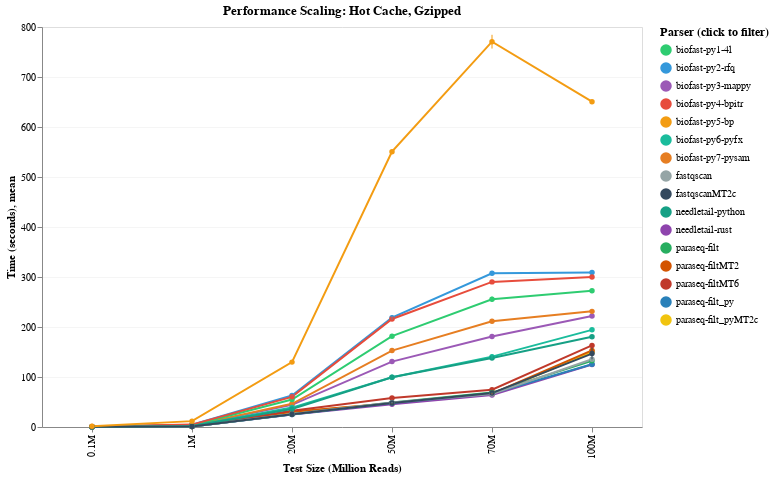

Notebook code for this chart:
### Code cell
# Plot scaling for hot cache, gzipped files
chart = plot_test_size_scaling(all_data, cache_type='hot', file_format='gz')
if chart:
    display(chart)
else:
    print("Not enough data for hot cache gzipped scaling analysis")

### Figure 1 — Vega-Lite specification as saved in the notebook (floating-point values rounded to 4 significant figures)
{"config": {"view": {"continuousWidth": 300, "continuousHeight": 300}, "axis": {"gridOpacity": 0.3}, "legend": {"labelFontSize": 10, "orient": "right", "titleFontSize": 12}}, "layer": [{"mark": {"type": "line", "point": true, "strokeWidth": 2}, "encoding": {"color": {"field": "command", "legend": {"title": "Parser (click to filter)"}, "scale": {"domain": ["biofast-py1-4l", "biofast-py2-rfq", "biofast-py3-mappy", "biofast-py4-bpitr", "biofast-py5-bp", "biofast-py6-pyfx", "biofast-py7-pysam", "fastqscan", "fastqscanMT2c", "needletail-python", "needletail-rust", "paraseq-filt", "paraseq-filtMT2", "paraseq-filtMT6", "paraseq-filt_py", "paraseq-filt_pyMT2c"], "range": ["#2ecc71", "#3498db", "#9b59b6", "#e74c3c", "#f39c12", "#1abc9c", "#e67e22", "#95a5a6", "#34495e", "#16a085", "#8e44ad", "#27ae60", "#d35400", "#c0392b", "#2980b9", "#f1c40f"]}, "type": "nominal"}, "opacity": {"condition": {"param": "size_scaling_sel", "value": 1}, "value": 0.2}, "tooltip": [{"field": "command", "title": "Parser", "type": "nominal"}, {"field": "size_display", "title": "Test Size", "type": "nominal"}, {"field": "mean", "format": ".3f", "title": "Mean", "type": "quantitative"}, {"field": "stddev", "format": ".3f", "title": "Std Dev", "type": "quantitative"}], "x": {"field": "size_display", "sort": ["0.1M", "1M", "20M", "50M", "70M", "100M"], "title": "Test Size (Million Reads)", "type": "nominal"}, "y": {"field": "mean", "title": "Time (seconds)", "type": "quantitative"}}, "name": "view_7dc0ed53d3efd801_0"}, {"mark": {"type": "errorbar", "extent": "stdev"}, "encoding": {"color": {"field": "command", "legend": {"title": "Parser (click to filter)"}, "scale": {"domain": ["biofast-py1-4l", "biofast-py2-rfq", "biofast-py3-mappy", "biofast-py4-bpitr", "biofast-py5-bp", "biofast-py6-pyfx", "biofast-py7-pysam", "fastqscan", "fastqscanMT2c", "needletail-python", "needletail-rust", "paraseq-filt", "paraseq-filtMT2", "paraseq-filtMT6", "paraseq-filt_py", "paraseq-filt_pyMT2c"], "range": ["#2ecc71", "#3498db", "#9b59b6", "#e74c3c", "#f39c12", "#1abc9c", "#e67e22", "#95a5a6", "#34495e", "#16a085", "#8e44ad", "#27ae60", "#d35400", "#c0392b", "#2980b9", "#f1c40f"]}, "type": "nominal"}, "opacity": {"condition": {"param": "size_scaling_sel", "value": 1}, "value": 0.2}, "x": {"field": "size_display", "sort": ["0.1M", "1M", "20M", "50M", "70M", "100M"], "title": "Test Size (Million Reads)", "type": "nominal"}, "y": {"field": "mean", "type": "quantitative"}, "yError": {"field": "stddev"}}}], "data": {"name": "data-27fa0ff0bd8bac49514e297762146009"}, "height": 400, "params": [{"name": "size_scaling_sel", "select": {"type": "point", "fields": ["command"]}, "bind": "legend", "views": ["view_7dc0ed53d3efd801_0"]}], "title": "Performance Scaling: Hot Cache, Gzipped", "width": 600, "$schema": "https://vega.github.io/schema/vega-lite/v6.1.0.json", "datasets": {"data-27fa0ff0bd8bac49514e297762146009": [{"size_value": 0.1, "size_display": "0.1M", "command": "biofast-py2-rfq", "mean": 0.518, "stddev": 0.01084}, {"size_value": 0.1, "size_display": "0.1M", "command": "paraseq-filt_pyMT2c", "mean": 0.1841, "stddev": 0.007395}, {"size_value": 0.1, "size_display": "0.1M", "command": "paraseq-filtMT2", "mean": 0.1018, "stddev": 0.0005582}, {"size_value": 0.1, "size_display": "0.1M", "command": "needletail-rust", "mean": 0.09739, "stddev": 0.0006017}, {"size_value": 0.1, "size_display": "0.1M", "command": "paraseq-filtMT6", "mean": 0.1195, "stddev": 0.004787}, {"size_value": 0.1, "size_display": "0.1M", "command": "biofast-py3-mappy", "mean": 0.4122, "stddev": 0.01021}, {"size_value": 0.1, "size_display": "0.1M", "command": "biofast-py7-pysam", "mean": 0.566, "stddev": 0.01527}, {"size_value": 0.1, "size_display": "0.1M", "command": "biofast-py1-4l", "mean": 0.4519, "stddev": 0.0128}, {"size_value": 0.1, "size_display": "0.1M", "command": "biofast-py6-pyfx", "mean": 0.3474, "stddev": 0.007453}, {"size_value": 0.1, "size_display": "0.1M", "command": "paraseq-filt_py", "mean": 0.1865, "stddev": 0.01026}, {"size_value": 0.1, "size_display": "0.1M", "command": "paraseq-filt", "mean": 0.1032, "stddev": 0.0003946}, {"size_value": 0.1, "size_display": "0.1M", "command": "biofast-py4-bpitr", "mean": 1.004, "stddev": 0.02104}, {"size_value": 0.1, "size_display": "0.1M", "command": "fastqscan", "mean": 0.2755, "stddev": 0.00286}, {"size_value": 0.1, "size_display": "0.1M", "command": "needletail-python", "mean": 0.2702, "stddev": 0.01149}, {"size_value": 0.1, "size_display": "0.1M", "command": "fastqscanMT2c", "mean": 0.2838, "stddev": 0.006309}, {"size_value": 0.1, "size_display": "0.1M", "command": "biofast-py5-bp", "mean": 1.671, "stddev": 0.002938}, {"size_value": 100.0, "size_display": "100M", "command": "biofast-py2-rfq", "mean": 309.2, "stddev": 1.859}, {"size_value": 100.0, "size_display": "100M", "command": "paraseq-filt_pyMT2c", "mean": 150.0, "stddev": 0.1651}, {"size_value": 100.0, "size_display": "100M", "command": "paraseq-filtMT2", "mean": 153.2, "stddev": 0.556}, {"size_value": 100.0, "size_display": "100M", "command": "needletail-rust", "mean": 125.2, "stddev": 0.2211}, {"size_value": 100.0, "size_display": "100M", "command": "paraseq-filtMT6", "mean": 163.2, "stddev": 0.8408}, {"size_value": 100.0, "size_display": "100M", "command": "biofast-py3-mappy", "mean": 222.0, "stddev": 1.827}, {"size_value": 100.0, "size_display": "100M", "command": "biofast-py7-pysam", "mean": 231.3, "stddev": 1.088}, {"size_value": 100.0, "size_display": "100M", "command": "biofast-py1-4l", "mean": 272.6, "stddev": 0.2217}, {"size_value": 100.0, "size_display": "100M", "command": "biofast-py6-pyfx", "mean": 194.3, "stddev": 2.935}, {"size_value": 100.0, "size_display": "100M", "command": "paraseq-filt_py", "mean": 125.3, "stddev": 0.063}, {"size_value": 100.0, "size_display": "100M", "command": "paraseq-filt", "mean": 132.3, "stddev": 0.5105}, {"size_value": 100.0, "size_display": "100M", "command": "biofast-py4-bpitr", "mean": 300.2, "stddev": 1.164}, {"size_value": 100.0, "size_display": "100M", "command": "fastqscan", "mean": 135.4, "stddev": 0.3113}, {"size_value": 100.0, "size_display": "100M", "command": "needletail-python", "mean": 180.7, "stddev": 1.73}, {"size_value": 100.0, "size_display": "100M", "command": "fastqscanMT2c", "mean": 146.8, "stddev": 11.49}, {"size_value": 100.0, "size_display": "100M", "command": "biofast-py5-bp", "mean": 650.6, "stddev": 2.624}, {"size_value": 1.0, "size_display": "1M", "command": "biofast-py2-rfq", "mean": 4.39, "stddev": 0.07474}, {"size_value": 1.0, "size_display": "1M", "command": "paraseq-filt_pyMT2c", "mean": 1.04, "stddev": 0.0009478}, {"size_value": 1.0, "size_display": "1M", "command": "paraseq-filtMT2", "mean": 0.9478, "stddev": 0.001766}, {"size_value": 1.0, "size_display": "1M", "command": "needletail-rust", "mean": 0.9178, "stddev": 0.002069}, {"size_value": 1.0, "size_display": "1M", "command": "paraseq-filtMT6", "mean": 1.17, "stddev": 0.005317}, {"size_value": 1.0, "size_display": "1M", "command": "biofast-py3-mappy", "mean": 2.778, "stddev": 0.02336}, {"size_value": 1.0, "size_display": "1M", "command": "biofast-py7-pysam", "mean": 3.258, "stddev": 0.04264}, {"size_value": 1.0, "size_display": "1M", "command": "biofast-py1-4l", "mean": 3.685, "stddev": 0.03383}, {"size_value": 1.0, "size_display": "1M", "command": "biofast-py6-pyfx", "mean": 2.147, "stddev": 0.04279}, {"size_value": 1.0, "size_display": "1M", "command": "paraseq-filt_py", "mean": 1.059, "stddev": 0.002818}, {"size_value": 1.0, "size_display": "1M", "command": "paraseq-filt", "mean": 0.9798, "stddev": 0.004358}, {"size_value": 1.0, "size_display": "1M", "command": "biofast-py4-bpitr", "mean": 4.764, "stddev": 0.03386}, {"size_value": 1.0, "size_display": "1M", "command": "fastqscan", "mean": 1.169, "stddev": 0.01654}, {"size_value": 1.0, "size_display": "1M", "command": "needletail-python", "mean": 2.038, "stddev": 0.005481}, {"size_value": 1.0, "size_display": "1M", "command": "fastqscanMT2c", "mean": 1.157, "stddev": 0.002085}, {"size_value": 1.0, "size_display": "1M", "command": "biofast-py5-bp", "mean": 11.75, "stddev": 0.02377}, {"size_value": 20.0, "size_display": "20M", "command": "biofast-py2-rfq", "mean": 62.94, "stddev": 0.4868}, {"size_value": 20.0, "size_display": "20M", "command": "paraseq-filt_pyMT2c", "mean": 29.94, "stddev": 0.03991}, {"size_value": 20.0, "size_display": "20M", "command": "paraseq-filtMT2", "mean": 30.44, "stddev": 0.007024}, {"size_value": 20.0, "size_display": "20M", "command": "needletail-rust", "mean": 25.05, "stddev": 0.02438}, {"size_value": 20.0, "size_display": "20M", "command": "paraseq-filtMT6", "mean": 32.57, "stddev": 0.005687}, {"size_value": 20.0, "size_display": "20M", "command": "biofast-py3-mappy", "mean": 44.27, "stddev": 0.1372}, {"size_value": 20.0, "size_display": "20M", "command": "biofast-py7-pysam", "mean": 46.45, "stddev": 0.5953}, {"size_value": 20.0, "size_display": "20M", "command": "biofast-py1-4l", "mean": 54.87, "stddev": 0.06232}, {"size_value": 20.0, "size_display": "20M", "command": "biofast-py6-pyfx", "mean": 38.8, "stddev": 0.04267}, {"size_value": 20.0, "size_display": "20M", "command": "paraseq-filt_py", "mean": 25.2, "stddev": 0.09446}, {"size_value": 20.0, "size_display": "20M", "command": "paraseq-filt", "mean": 25.66, "stddev": 0.02881}, {"size_value": 20.0, "size_display": "20M", "command": "biofast-py4-bpitr", "mean": 60.29, "stddev": 0.272}, {"size_value": 20.0, "size_display": "20M", "command": "fastqscan", "mean": 25.78, "stddev": 0.01135}, {"size_value": 20.0, "size_display": "20M", "command": "needletail-python", "mean": 35.92, "stddev": 0.08521}, {"size_value": 20.0, "size_display": "20M", "command": "fastqscanMT2c", "mean": 25.51, "stddev": 0.1031}, {"size_value": 20.0, "size_display": "20M", "command": "biofast-py5-bp", "mean": 129.8, "stddev": 0.1383}, {"size_value": 50.0, "size_display": "50M", "command": "biofast-py2-rfq", "mean": 218.8, "stddev": 4.735}, {"size_value": 50.0, "size_display": "50M", "command": "paraseq-filt_pyMT2c", "mean": 46.91, "stddev": 0.346}, {"size_value": 50.0, "size_display": "50M", "command": "paraseq-filtMT2", "mean": 47.48, "stddev": 0.0572}, {"size_value": 50.0, "size_display": "50M", "command": "needletail-rust", "mean": 45.51, "stddev": 0.05811}, {"size_value": 50.0, "size_display": "50M", "command": "paraseq-filtMT6", "mean": 58.23, "stddev": 0.7992}, {"size_value": 50.0, "size_display": "50M", "command": "biofast-py3-mappy", "mean": 130.8, "stddev": 0.9604}, {"size_value": 50.0, "size_display": "50M", "command": "biofast-py7-pysam", "mean": 152.9, "stddev": 1.883}, {"size_value": 50.0, "size_display": "50M", "command": "biofast-py1-4l", "mean": 181.7, "stddev": 1.099}, {"size_value": 50.0, "size_display": "50M", "command": "biofast-py6-pyfx", "mean": 99.36, "stddev": 0.0891}, {"size_value": 50.0, "size_display": "50M", "command": "paraseq-filt_py", "mean": 47.8, "stddev": 0.1392}, {"size_value": 50.0, "size_display": "50M", "command": "paraseq-filt", "mean": 48.77, "stddev": 0.1959}, {"size_value": 50.0, "size_display": "50M", "command": "biofast-py4-bpitr", "mean": 216.1, "stddev": 2.965}, {"size_value": 50.0, "size_display": "50M", "command": "fastqscan", "mean": 49.13, "stddev": 0.7706}, {"size_value": 50.0, "size_display": "50M", "command": "needletail-python", "mean": 99.35, "stddev": 0.8706}, {"size_value": 50.0, "size_display": "50M", "command": "fastqscanMT2c", "mean": 48.12, "stddev": 0.4736}, {"size_value": 50.0, "size_display": "50M", "command": "biofast-py5-bp", "mean": 550.7, "stddev": 2.114}, {"size_value": 70.0, "size_display": "70M", "command": "biofast-py2-rfq", "mean": 307.4, "stddev": 3.65}, {"size_value": 70.0, "size_display": "70M", "command": "paraseq-filt_pyMT2c", "mean": 65.48, "stddev": 0.0821}, {"size_value": 70.0, "size_display": "70M", "command": "paraseq-filtMT2", "mean": 66.76, "stddev": 0.8365}, {"size_value": 70.0, "size_display": "70M", "command": "needletail-rust", "mean": 64.03, "stddev": 0.2772}, {"size_value": 70.0, "size_display": "70M", "command": "paraseq-filtMT6", "mean": 74.62, "stddev": 1.287}, {"size_value": 70.0, "size_display": "70M", "command": "biofast-py3-mappy", "mean": 181.1, "stddev": 0.3714}, {"size_value": 70.0, "size_display": "70M", "command": "biofast-py7-pysam", "mean": 211.7, "stddev": 0.8012}, {"size_value": 70.0, "size_display": "70M", "command": "biofast-py1-4l", "mean": 255.6, "stddev": 5.138}, {"size_value": 70.0, "size_display": "70M", "command": "biofast-py6-pyfx", "mean": 140.7, "stddev": 4.496}, {"size_value": 70.0, "size_display": "70M", "command": "paraseq-filt_py", "mean": 66.85, "stddev": 0.04802}, {"size_value": 70.0, "size_display": "70M", "command": "paraseq-filt", "mean": 68.8, "stddev": 0.4992}, {"size_value": 70.0, "size_display": "70M", "command": "biofast-py4-bpitr", "mean": 290.2, "stddev": 3.436}, {"size_value": 70.0, "size_display": "70M", "command": "fastqscan", "mean": 66.11, "stddev": 0.4833}, {"size_value": 70.0, "size_display": "70M", "command": "needletail-python", "mean": 137.8, "stddev": 0.7666}, {"size_value": 70.0, "size_display": "70M", "command": "fastqscanMT2c", "mean": 67.8, "stddev": 0.1347}, {"size_value": 70.0, "size_display": "70M", "command": "biofast-py5-bp", "mean": 770.6, "stddev": 13.75}]}}
